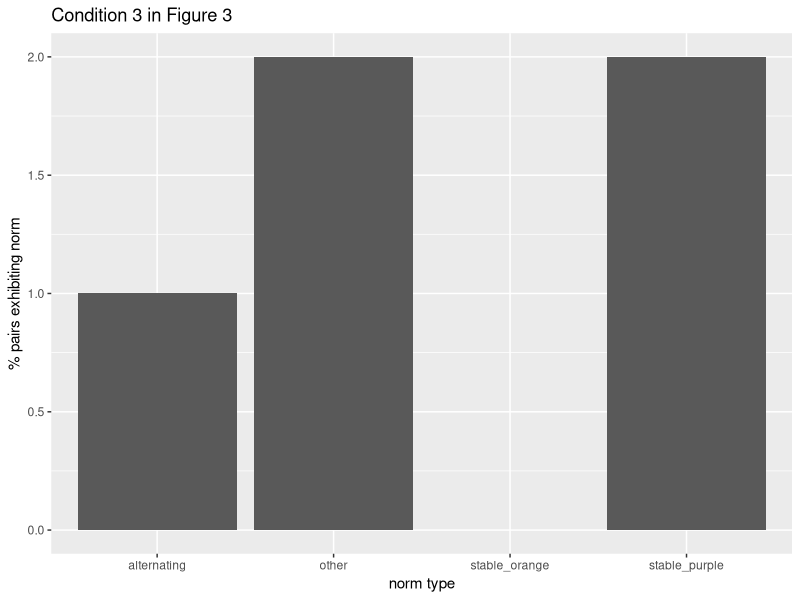
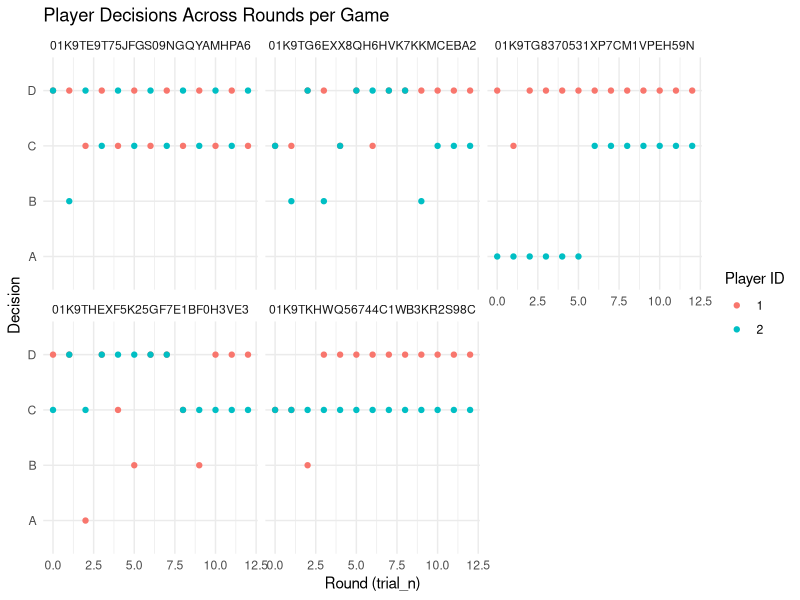

Reproduce these figures in R, in order.
d <- read.csv("strategy_count.csv")
library(ggplot2)

p <- ggplot(d,aes(x=strategy,y=count)) + geom_col() +
  labs(x = "norm type", y = "% pairs exhibiting norm", title = "Condition 3 in Figure 3")
ggsave("strategy_plot.png", plot = p, width = 6, height = 4, dpi = 300)

df <- read.csv("../pilotA_results/playerRound.csv")
library(dplyr)
n_rounds = 13
# Sort by multiple columns and select subset of columns
df <- df %>%
  arrange(gameID, playerID, decisionLastChangedAt) %>%  # sort
  select(decision, gameID, playerID)  
# Create trial_n column: index modulo n_rounds
df <- df %>%
  mutate(trial_n = (row_number() - 1) %% n_rounds,player_color = ifelse((row_number() - 1) %% 26 <= 12, "1","2"))
p2 <- ggplot(df, aes(x = trial_n, y = decision, color = player_color)) +
  geom_point() +                      # show points for each decision
  facet_wrap(~ gameID) +  # one plot per game
  labs(
    x = "Round (trial_n)",
    y = "Decision",
    color = "Player ID",
    title = "Player Decisions Across Rounds per Game"
  ) +
  theme_minimal()
ggsave("player_traces.png", plot = p2, width = 6, height = 4, dpi = 300)

